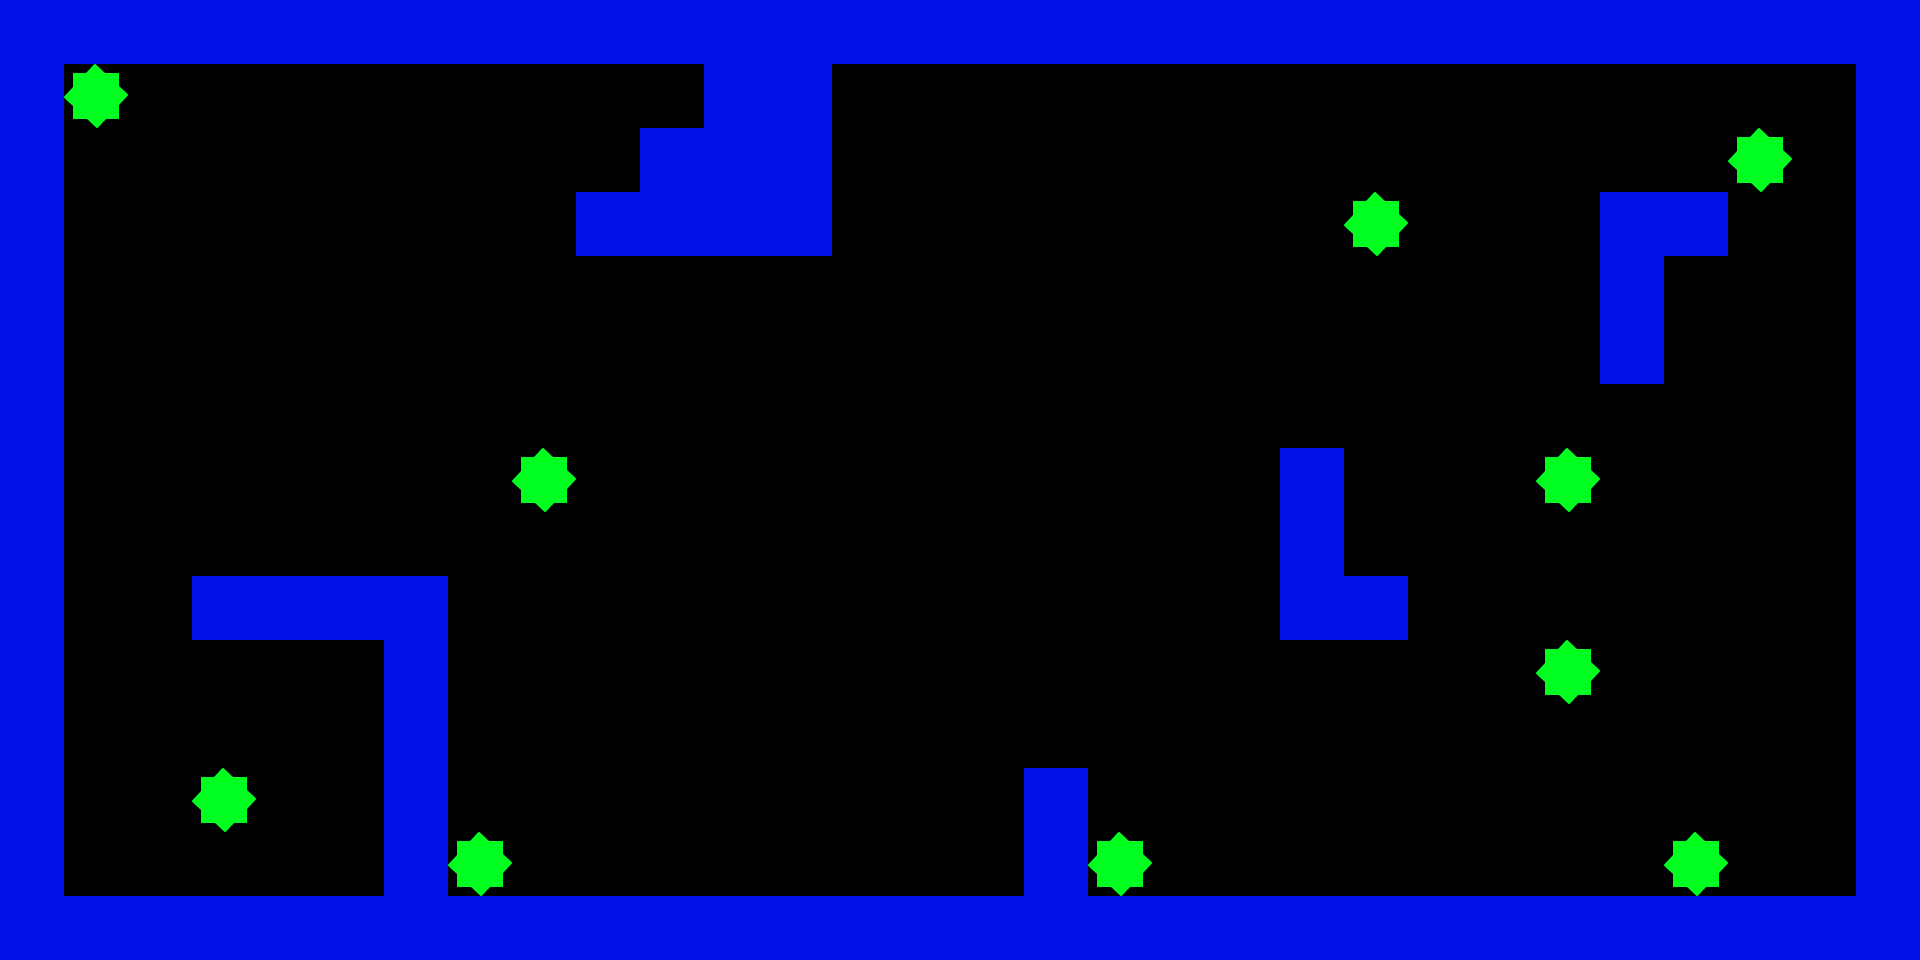

Rendered tile map (Tiled .tmx) drawn with the repository's tilesets; below, a short description and the full map source, tile grids included:
An orthogonal 30x15 tile map with 64x64 px tiles, 4 tile layers (Walls, Items, Items2, collect).

<map version="1.2" tiledversion="1.3.3" orientation="orthogonal" renderorder="right-down" width="30" height="15" tilewidth="64" tileheight="64" infinite="0" nextlayerid="5" nextobjectid="1">
 <tileset firstgid="1" source="Level1Tiles.tsx" />
 <layer id="1" name="Walls" width="30" height="15">
  <data encoding="csv">
1001,1001,1001,1001,1001,1001,1001,1001,1001,1001,1001,1001,1001,1001,1001,1001,1001,1001,1001,1001,1001,1001,1001,1001,1001,1001,1001,1001,1001,1001,
1001,0,0,0,0,0,0,0,0,0,0,1001,1001,0,0,0,0,0,0,0,0,0,0,0,0,0,0,0,0,1001,
1001,0,0,0,0,0,0,0,0,0,1001,1001,1001,0,0,0,0,0,0,0,0,0,0,0,0,0,0,0,0,1001,
1001,0,0,0,0,0,0,0,0,1001,1001,1001,1001,0,0,0,0,0,0,0,0,0,0,0,0,1001,1001,0,0,1001,
1001,0,0,0,0,0,0,0,0,0,0,0,0,0,0,0,0,0,0,0,0,0,0,0,0,1001,0,0,0,1001,
1001,0,0,0,0,0,0,0,0,0,0,0,0,0,0,0,0,0,0,0,0,0,0,0,0,1001,0,0,0,1001,
1001,0,0,0,0,0,0,0,0,0,0,0,0,0,0,0,0,0,0,0,0,0,0,0,0,0,0,0,0,1001,
1001,0,0,0,0,0,0,0,0,0,0,0,0,0,0,0,0,0,0,0,1001,0,0,0,0,0,0,0,0,1001,
1001,0,0,0,0,0,0,0,0,0,0,0,0,0,0,0,0,0,0,0,1001,0,0,0,0,0,0,0,0,1001,
1001,0,0,1001,1001,1001,1001,0,0,0,0,0,0,0,0,0,0,0,0,0,1001,1001,0,0,0,0,0,0,0,1001,
1001,0,0,0,0,0,1001,0,0,0,0,0,0,0,0,0,0,0,0,0,0,0,0,0,0,0,0,0,0,1001,
1001,0,0,0,0,0,1001,0,0,0,0,0,0,0,0,0,0,0,0,0,0,0,0,0,0,0,0,0,0,1001,
1001,0,0,0,0,0,1001,0,0,0,0,0,0,0,0,0,1001,0,0,0,0,0,0,0,0,0,0,0,0,1001,
1001,0,0,0,0,0,1001,0,0,0,0,0,0,0,0,0,1001,0,0,0,0,0,0,0,0,0,0,0,0,1001,
1001,1001,1001,1001,1001,1001,1001,1001,1001,1001,1001,1001,1001,1001,1001,1001,1001,1001,1001,1001,1001,1001,1001,1001,1001,1001,1001,1001,1001,1001
</data>
 </layer>
 <layer id="2" name="Items" width="30" height="15">
  <data encoding="csv">
0,0,0,0,0,0,0,0,0,0,0,0,0,0,0,0,0,0,0,0,0,0,0,0,0,0,0,0,0,0,
0,0,0,0,0,0,0,0,0,0,0,0,0,0,0,0,0,0,0,0,0,0,0,0,0,0,0,0,0,0,
0,0,0,0,0,0,0,0,0,0,0,0,0,0,0,0,0,0,0,0,0,0,0,0,0,0,0,0,0,0,
0,0,0,0,0,0,0,0,0,0,0,0,0,0,0,0,0,0,0,0,0,0,0,0,0,0,0,0,0,0,
0,0,0,0,0,0,0,0,0,0,0,0,0,0,0,0,0,0,0,0,0,0,0,0,0,0,0,0,0,0,
0,0,0,0,0,0,0,0,0,0,0,0,0,0,0,0,0,0,0,0,0,0,0,0,0,0,0,0,0,0,
0,0,0,0,0,0,0,0,0,0,0,0,0,0,0,0,0,0,0,0,0,0,0,0,0,0,0,0,0,0,
0,0,0,0,0,0,0,0,0,0,0,0,0,0,0,0,0,0,0,0,0,0,0,0,0,0,0,0,0,0,
0,0,0,0,0,0,0,0,0,0,0,0,0,0,0,0,0,0,0,0,0,0,0,0,0,0,0,0,0,0,
0,0,0,0,0,0,0,0,0,0,0,0,0,0,0,0,0,0,0,0,0,0,0,0,0,0,0,0,0,0,
0,0,0,0,0,0,0,0,0,0,0,0,0,0,0,0,0,0,0,0,0,0,0,0,0,0,0,0,0,0,
0,0,0,0,0,0,0,0,0,0,0,0,0,0,0,0,0,0,0,0,0,0,0,0,0,0,0,0,0,0,
0,0,0,0,0,0,0,0,0,0,0,0,0,0,0,0,0,0,0,0,0,0,0,0,0,0,0,0,0,0,
0,0,0,0,0,0,0,0,0,0,0,0,0,0,0,0,0,0,0,0,0,0,0,0,0,0,0,0,0,0,
0,0,0,0,0,0,0,0,0,0,0,0,0,0,0,0,0,0,0,0,0,0,0,0,0,0,0,0,0,0
</data>
 </layer>
 <layer id="3" name="Items2" width="30" height="15">
  <data encoding="csv">
0,0,0,0,0,0,0,0,0,0,0,0,0,0,0,0,0,0,0,0,0,0,0,0,0,0,0,0,0,0,
0,0,0,0,0,0,0,0,0,0,0,0,0,0,0,0,0,0,0,0,0,0,0,0,0,0,0,0,0,0,
0,0,0,0,0,0,0,0,0,0,0,0,0,0,0,0,0,0,0,0,0,0,0,0,0,0,0,0,0,0,
0,0,0,0,0,0,0,0,0,0,0,0,0,0,0,0,0,0,0,0,0,0,0,0,0,0,0,0,0,0,
0,0,0,0,0,0,0,0,0,0,0,0,0,0,0,0,0,0,0,0,0,0,0,0,0,0,0,0,0,0,
0,0,0,0,0,0,0,0,0,0,0,0,0,0,0,0,0,0,0,0,0,0,0,0,0,0,0,0,0,0,
0,0,0,0,0,0,0,0,0,0,0,0,0,0,0,0,0,0,0,0,0,0,0,0,0,0,0,0,0,0,
0,0,0,0,0,0,0,0,0,0,0,0,0,0,0,0,0,0,0,0,0,0,0,0,0,0,0,0,0,0,
0,0,0,0,0,0,0,0,0,0,0,0,0,0,0,0,0,0,0,0,0,0,0,0,0,0,0,0,0,0,
0,0,0,0,0,0,0,0,0,0,0,0,0,0,0,0,0,0,0,0,0,0,0,0,0,0,0,0,0,0,
0,0,0,0,0,0,0,0,0,0,0,0,0,0,0,0,0,0,0,0,0,0,0,0,0,0,0,0,0,0,
0,0,0,0,0,0,0,0,0,0,0,0,0,0,0,0,0,0,0,0,0,0,0,0,0,0,0,0,0,0,
0,0,0,0,0,0,0,0,0,0,0,0,0,0,0,0,0,0,0,0,0,0,0,0,0,0,0,0,0,0,
0,0,0,0,0,0,0,0,0,0,0,0,0,0,0,0,0,0,0,0,0,0,0,0,0,0,0,0,0,0,
0,0,0,0,0,0,0,0,0,0,0,0,0,0,0,0,0,0,0,0,0,0,0,0,0,0,0,0,0,0
</data>
 </layer>
 <layer id="4" name="collect" width="30" height="15">
  <data encoding="csv">
0,0,0,0,0,0,0,0,0,0,0,0,0,0,0,0,0,0,0,0,0,0,0,0,0,0,0,0,0,0,
0,301,0,0,0,0,0,0,0,0,0,0,0,0,0,0,0,0,0,0,0,0,0,0,0,0,0,0,0,0,
0,0,0,0,0,0,0,0,0,0,0,0,0,0,0,0,0,0,0,0,0,0,0,0,0,0,0,301,0,0,
0,0,0,0,0,0,0,0,0,0,0,0,0,0,0,0,0,0,0,0,0,301,0,0,0,0,0,0,0,0,
0,0,0,0,0,0,0,0,0,0,0,0,0,0,0,0,0,0,0,0,0,0,0,0,0,0,0,0,0,0,
0,0,0,0,0,0,0,0,0,0,0,0,0,0,0,0,0,0,0,0,0,0,0,0,0,0,0,0,0,0,
0,0,0,0,0,0,0,0,0,0,0,0,0,0,0,0,0,0,0,0,0,0,0,0,0,0,0,0,0,0,
0,0,0,0,0,0,0,0,301,0,0,0,0,0,0,0,0,0,0,0,0,0,0,0,301,0,0,0,0,0,
0,0,0,0,0,0,0,0,0,0,0,0,0,0,0,0,0,0,0,0,0,0,0,0,0,0,0,0,0,0,
0,0,0,0,0,0,0,0,0,0,0,0,0,0,0,0,0,0,0,0,0,0,0,0,0,0,0,0,0,0,
0,0,0,0,0,0,0,0,0,0,0,0,0,0,0,0,0,0,0,0,0,0,0,0,301,0,0,0,0,0,
0,0,0,0,0,0,0,0,0,0,0,0,0,0,0,0,0,0,0,0,0,0,0,0,0,0,0,0,0,0,
0,0,0,301,0,0,0,0,0,0,0,0,0,0,0,0,0,0,0,0,0,0,0,0,0,0,0,0,0,0,
0,0,0,0,0,0,0,301,0,0,0,0,0,0,0,0,0,301,0,0,0,0,0,0,0,0,301,0,0,0,
0,0,0,0,0,0,0,0,0,0,0,0,0,0,0,0,0,0,0,0,0,0,0,0,0,0,0,0,0,0
</data>
 </layer>
</map>